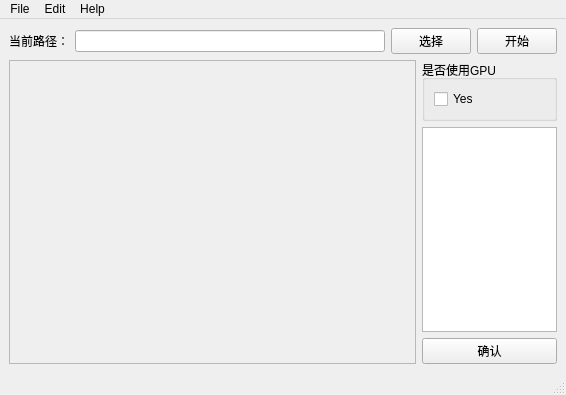
<?xml version="1.0" encoding="UTF-8"?>
<ui version="4.0">
 <class>MainWindow</class>
 <widget class="QMainWindow" name="MainWindow">
  <property name="geometry">
   <rect>
    <x>0</x>
    <y>0</y>
    <width>566</width>
    <height>395</height>
   </rect>
  </property>
  <property name="windowTitle">
   <string>Album</string>
  </property>
  <property name="windowIcon">
   <iconset resource="../qrc/pics_ui.qrc">
    <normaloff>:/pics/album_image_landscape_photo_photos_icon.ico</normaloff>:/pics/album_image_landscape_photo_photos_icon.ico</iconset>
  </property>
  <property name="statusTip">
   <string/>
  </property>
  <widget class="QWidget" name="centralwidget">
   <layout class="QVBoxLayout" name="verticalLayout_2">
    <item>
     <layout class="QHBoxLayout" name="horizontalLayout">
      <item>
       <widget class="QLabel" name="label">
        <property name="text">
         <string>当前路径：</string>
        </property>
       </widget>
      </item>
      <item>
       <widget class="QLineEdit" name="showDir"/>
      </item>
      <item>
       <widget class="QPushButton" name="btn_choose">
        <property name="text">
         <string>选择</string>
        </property>
       </widget>
      </item>
      <item>
       <widget class="QPushButton" name="btn_start">
        <property name="text">
         <string>开始</string>
        </property>
       </widget>
      </item>
     </layout>
    </item>
    <item>
     <layout class="QHBoxLayout" name="horizontalLayout_2" stretch="3,1">
      <item>
       <widget class="QScrollArea" name="imgShow">
        <property name="widgetResizable">
         <bool>true</bool>
        </property>
        <widget class="QWidget" name="scrollAreaWidgetContents">
         <property name="geometry">
          <rect>
           <x>0</x>
           <y>0</y>
           <width>403</width>
           <height>297</height>
          </rect>
         </property>
         <layout class="QGridLayout" name="gridLayout"/>
        </widget>
       </widget>
      </item>
      <item>
       <layout class="QVBoxLayout" name="verticalLayout" stretch="1,4,0">
        <item>
         <widget class="QGroupBox" name="groupBox">
          <property name="title">
           <string>是否使用GPU</string>
          </property>
          <layout class="QVBoxLayout" name="verticalLayout_3">
           <item>
            <widget class="QCheckBox" name="checkBox">
             <property name="text">
              <string>Yes</string>
             </property>
            </widget>
           </item>
          </layout>
         </widget>
        </item>
        <item>
         <widget class="QListView" name="labelShow">
          <property name="selectionMode">
           <enum>QAbstractItemView::MultiSelection</enum>
          </property>
         </widget>
        </item>
        <item>
         <widget class="QPushButton" name="btn_confirm">
          <property name="text">
           <string>确认</string>
          </property>
         </widget>
        </item>
       </layout>
      </item>
     </layout>
    </item>
   </layout>
  </widget>
  <widget class="QMenuBar" name="menubar">
   <property name="geometry">
    <rect>
     <x>0</x>
     <y>0</y>
     <width>566</width>
     <height>23</height>
    </rect>
   </property>
   <widget class="QMenu" name="menuFile">
    <property name="title">
     <string>File</string>
    </property>
    <addaction name="actionOpen_dir"/>
    <addaction name="actionSetting"/>
   </widget>
   <widget class="QMenu" name="menuEdit">
    <property name="title">
     <string>Edit</string>
    </property>
   </widget>
   <widget class="QMenu" name="menuHelp">
    <property name="title">
     <string>Help</string>
    </property>
    <addaction name="actionAbouy"/>
   </widget>
   <addaction name="menuFile"/>
   <addaction name="menuEdit"/>
   <addaction name="menuHelp"/>
  </widget>
  <widget class="QStatusBar" name="statusbar"/>
  <action name="actionOpen_dir">
   <property name="text">
    <string>Open dir</string>
   </property>
  </action>
  <action name="actionAbouy">
   <property name="text">
    <string>About</string>
   </property>
  </action>
  <action name="actionSetting">
   <property name="text">
    <string>Setting</string>
   </property>
  </action>
 </widget>
 <resources>
  <include location="../qrc/pics_ui.qrc"/>
 </resources>
 <connections/>
</ui>
